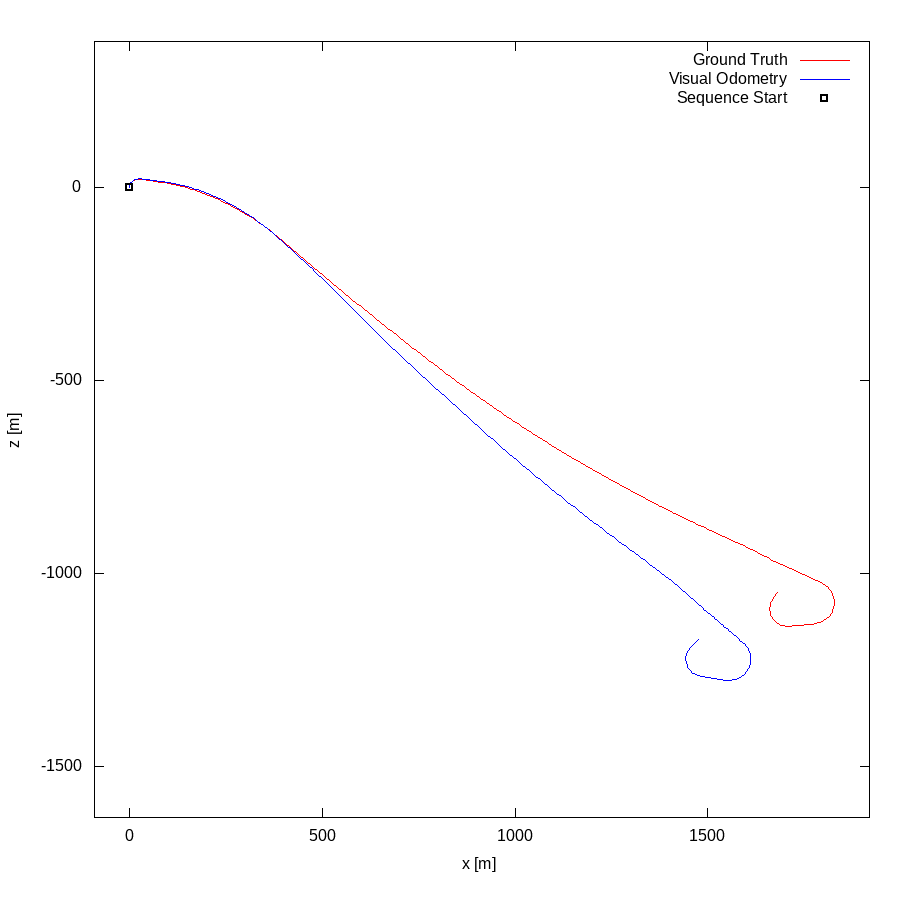

Here is the gnuplot script that generated this plot:
set term postscript eps enhanced color
set output "01.eps"
set size ratio -1
set xrange [-91:1919]
set yrange [-1632:378]
set xlabel "x [m]"
set ylabel "z [m]"
plot "01.txt" using 1:2 lc rgb "#FF0000" title 'Ground Truth' w lines,"01.txt" using 3:4 lc rgb "#0000FF" title 'Visual Odometry' w lines,"< head -1 01.txt" using 1:2 lc rgb "#000000" pt 4 ps 1 lw 2 title 'Sequence Start' w points
